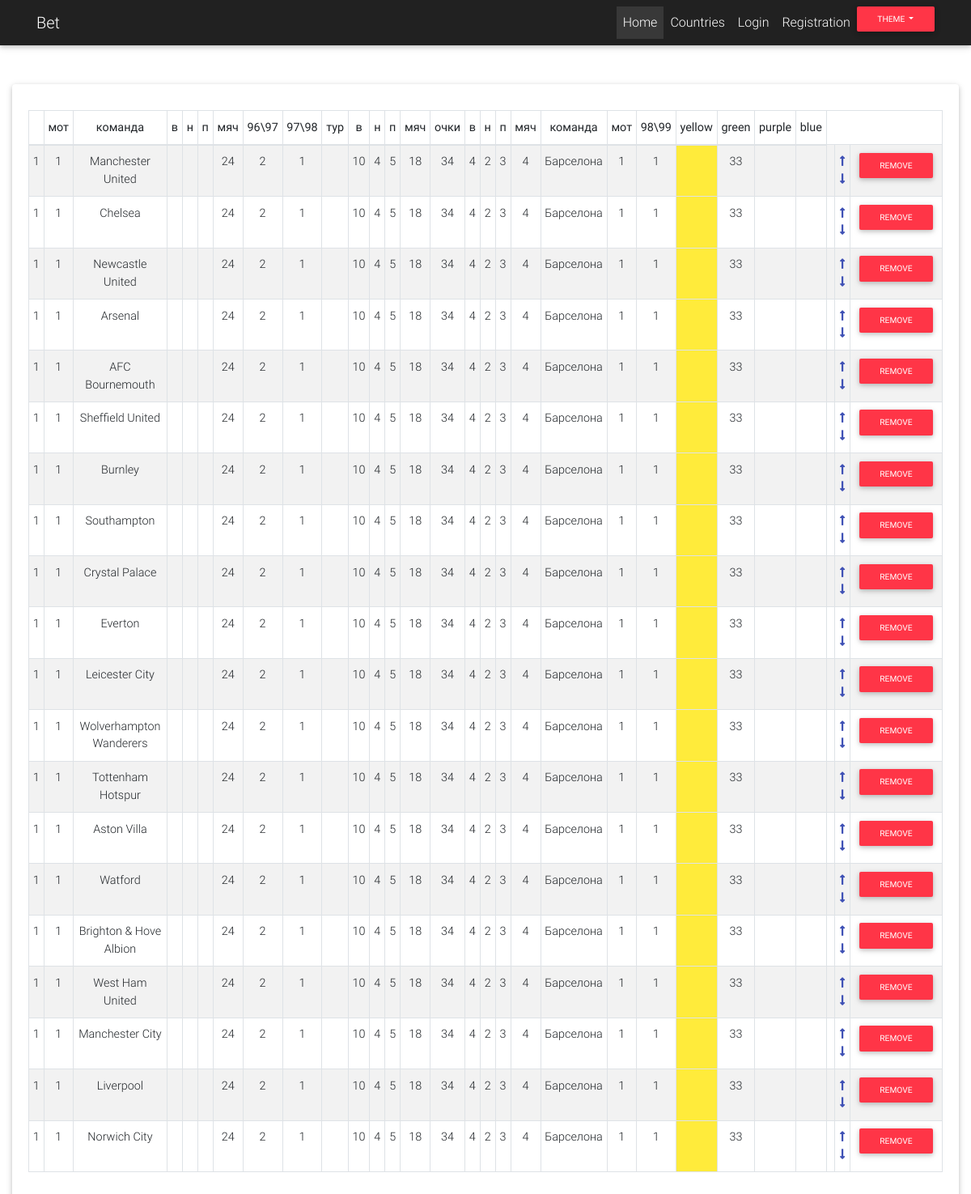
Screenshot of /club/938 with the database file from the repository.
### app/models.py (models this page shows, shortened)
class Club(db.Model):
    id = db.Column(db.Integer, primary_key=True)
    country_id = db.Column(db.Integer, db.ForeignKey('country.country_id'))
    league_id = db.Column(db.Integer, db.ForeignKey('leagues.league_id'))
    year_id = db.Column(db.Integer, db.ForeignKey('year.id'))
    league = db.relationship('Leagues')
    country = db.relationship('Country')
    name = db.Column(db.String(255))
    code = db.Column(db.String(100))
    url = db.Column(db.String(200))

### app/routes.py (the view)
@app.route('/club/<int:year_id>')
def clubs(year_id):
    club = Club.query.filter_by(year_id=year_id)
    return render_template('clubs.html', clubs=club, week=week)

### app/templates/clubs.html (shortened to what this page needs)
{% extends 'layout.html' %}
{% block content %}
<div class="container-fluid">
   <div class="row">
     <div class="col m-12 mx-auto">
       <div class="card card-signin my-5">
         <div class="card-body">
           <div class="item-table">
               <table class="table table-bordered table-sm table-striped text-center">
            <thead>
              <tr>
                <th class="text-center"></th>
                <th class="text-center">мот</th>
                <th class="text-center">команда</th>
                <th class="text-center">в</th>
                <th class="text-center">н</th>
                <th class="text-center">п </th>
                <th class="text-center">мяч</th>
                <th class="text-center">96\97</th>
                <th class="text-center">97\98</th>
                <th class="text-center">тур</th>
                <th class="text-center">в</th>
                <th class="text-center">н </th>
                <th class="text-center">п</th>
                <th class="text-center">мяч</th>
                <th class="text-center">очки</th>
                <th class="text-center">в</th>
                <th class="text-center">н </th>
                <th class="text-center">п</th>
                <th class="th-md">мяч</th>
                <th class="text-center">команда</th>
                <th class="text-center">мот</th>
                <th class="text-center">98\99</th>
                <th class="text-center">yellow</th>
                <th class="text-center">green</th>
                <th class="text-center">purple</th>
                <th class="text-center">blue</th>
              </tr>
            </thead>
            <tbody>
            {% for club in clubs %}
                <tr>
                <td class="" contenteditable="true">1</td>
                <td class="" contenteditable="true">1</td>
                <td class="" contenteditable="true">{{ club.name }}</td>
                <td class="" contenteditable="true">{{ club.win }}</td>
                <td class="" contenteditable="true">{{ club.draw }}</td>
                <td class="" contenteditable="true">{{ club.lost }}</td>
                <td class="" contenteditable="true">24</td>
                <td class="" contenteditable="true">2</td>
                <td class="" contenteditable="true">1</td>
                <td class="" contenteditable="true">{{ week.name }}</td>
                <td class="" contenteditable="true">10</td>
                <td class="" contenteditable="true">4</td>
                <td class="" contenteditable="true">5</td>
                <td class="" contenteditable="true">18</td>
                <td class="" contenteditable="true">34</td>
                <td class="" contenteditable="true">4</td>
                <td class="" contenteditable="true">2</td>
                <td class="" contenteditable="true">3</td>
                <td class="" contenteditable="true">4</td>
                <td class="" contenteditable="true">Барселона</td>
                <td class="" contenteditable="true">1</td>
                <td class="" contenteditable="true">1</td>
                <td class="yellow" contenteditable="true"></td>
                <td class="" contenteditable="true">33</td>
                <td class="" contenteditable="true"></td>
                <td class="" contenteditable="true"></td>
                <td class="" contenteditable="true"></td>
                <td class="" contenteditable="true">
                  <span class="table-up"><a href="#!" class="indigo-text"><i class="fas fa-long-arrow-alt-up"
                        aria-hidden="true"></i></a></span>
                  <span class="table-down"><a href="#!" class="indigo-text"><i class="fas fa-long-arrow-alt-down"
                        aria-hidden="true"></i></a></span>
                </td>
                <td>
                  <span class="table-remove"><button type="button"
                      class="btn btn-danger btn-rounded btn-sm my-0 myBtn">Remove</button></span>
                </td>
              </tr>
            {% endfor %}
            </tbody>
          </table>
           </div>
         </div>
       </div>
     </div>
   </div>
 </div>
{% endblock %}

### rows the page displays
Club: name "Manchester United"
Club: name "Chelsea"
Club: name "Newcastle United"
Club: name "Arsenal"
Club: name "AFC Bournemouth"
Club: name "Sheffield United"
Club: name "Burnley"
Club: name "Southampton"
Club: name "Crystal Palace"
Club: name "Everton"
Club: name "Leicester City"
Club: name "Wolverhampton Wanderers"
Club: name "Tottenham Hotspur"
Club: name "Aston Villa"
Club: name "Watford"
Club: name "Brighton & Hove Albion"
Club: name "West Ham United"
Club: name "Manchester City"
Club: name "Liverpool"
Club: name "Norwich City"
